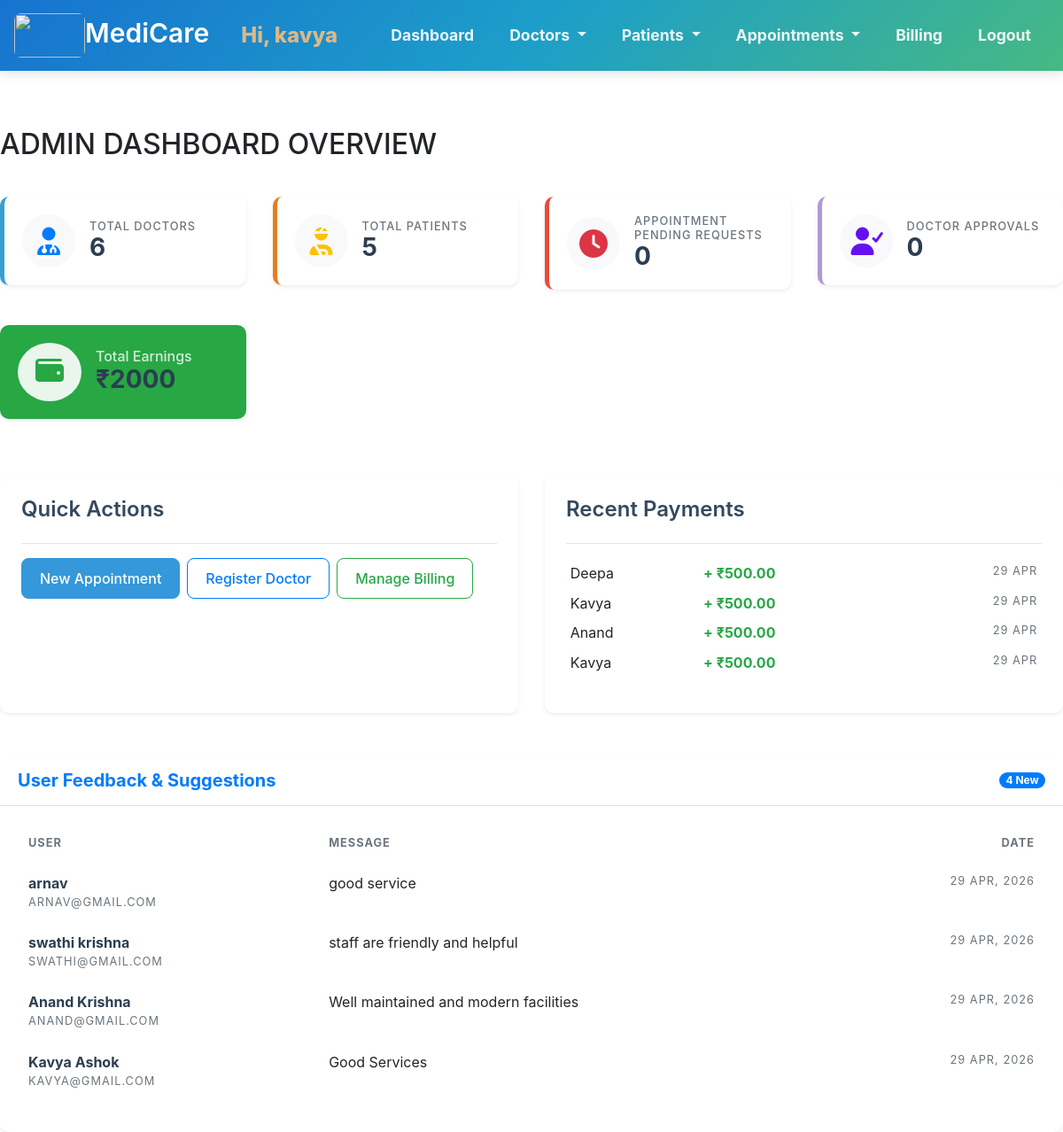
The page /admindashboard/ (signed in) on the database its author committed.
### Home/models.py (models this page shows, shortened)
class Bill(models.Model):
    appointment = models.OneToOneField(Appointment, on_delete=models.CASCADE)
    consultation_fee = models.DecimalField(max_digits=10, decimal_places=2, default=500.00)
    other_charges = models.DecimalField(max_digits=10, decimal_places=2, default=0.00)
    total_amount = models.DecimalField(max_digits=10, decimal_places=2)
    is_paid = models.BooleanField(default=False)
    generated_at = models.DateTimeField(auto_now_add=True)

class Appointment(models.Model):
    STATUS_CHOICES = [
        ('PENDING', 'Pending'),
        ('CONFIRMED', 'Confirmed'),
        ('COMPLETED', 'Completed'),
    ]
    doctor = models.ForeignKey(Doctor, on_delete=models.CASCADE, related_name='appointments')
    patient = models.ForeignKey(Patient, on_delete=models.CASCADE, related_name='appointments')
    date = models.DateField()
    time = models.TimeField()
    reason = models.TextField(null=True,blank=True)
    status = models.CharField(max_length=20, choices=STATUS_CHOICES, default='PENDING')
    class Meta:
        unique_together = ('doctor', 'date', 'time')

class Patient(models.Model):
    GENDER_CHOICES = [
        ('MALE', 'Male'),
        ('FEMALE','Female'),
    ]
    user = models.OneToOneField(User, on_delete=models.CASCADE, primary_key=True)
    phone = models.CharField(max_length=15)
    gender = models.CharField(max_length=10, choices=GENDER_CHOICES)
    address = models.TextField()
    age =models.IntegerField(null=True,blank=True)

class Feedback(models.Model):
    name = models.CharField(max_length=100)
    email = models.EmailField()
    feedback_text = models.TextField()
    date_submitted = models.DateTimeField(auto_now_add=True)

### Home/views.py (the view)
# urls.py: path('admindashboard/',admin_dashboardfn, name='admin_dashboard'),
@login_required
def admin_dashboardfn(request):
    doctor_count = Doctor.objects.all().count()
    patient_count = Patient.objects.all().count()
    pending_doctors = Doctor.objects.filter(status=False).count()
    pending_count = Appointment.objects.filter(status='PENDING').count()
    earnings_query = Bill.objects.filter(is_paid=True).aggregate(total=Sum('total_amount'))
    total_earnings = earnings_query['total'] or 0
    recent_bills = Bill.objects.all().order_by('-generated_at')[:5]
    feedbacks = Feedback.objects.all().order_by('-date_submitted')[:5]
    context = {
        'doctor_count': doctor_count,
        'patient_count': patient_count,
        'pending_doctors': pending_doctors,
        'pending_count': pending_count,
        'total_earnings': total_earnings,
        'recent_bills': recent_bills,
        'feedbacks': feedbacks,
    }
    return render(request, 'admin_dashboard.html', context)

### Home/templates/admin_dashboard.html (shortened to what this page needs)
{% extends 'admin_dashboard_navbar.html' %}
{% load static %}
{% block style %}
    <link rel="stylesheet" href="{% static 'css/admin_dashboard.css' %}">
{% endblock %}
{% block content %}
<h2 class="mb-4">ADMIN DASHBOARD OVERVIEW</h2>
<div class="row">
    <div class="col-md-3 mb-4">
        <div class="card border-0 shadow-sm card-doctor">
            <div class="card-body d-flex align-items-center">
                <div class="p-3 bg-light rounded-circle mr-3">
                    <i class="fas fa-user-md fa-2x text-primary"></i>
                </div>
                <div>
                    <h6 class="text-muted mb-0">Total Doctors</h6>
                    <h3 class="mb-0 font-weight-bold">{{ doctor_count }}</h3>
                </div>
            </div>
        </div>
    </div>
    <div class="col-md-3 mb-4">
        <div class="card border-0 shadow-sm card-patient">
            <div class="card-body d-flex align-items-center">
                <div class="p-3 bg-light rounded-circle mr-3">
                    <i class="fas fa-user-injured fa-2x text-warning"></i>
                </div>
                <div>
                    <h6 class="text-muted mb-0">Total Patients</h6>
                    <h3 class="mb-0 font-weight-bold">{{ patient_count }}</h3>
                </div>
            </div>
        </div>
    </div>
    <div class="col-md-3 mb-4">
        <div class="card border-0 shadow-sm card-pending">
            <div class="card-body d-flex align-items-center">
                <div class="p-3 bg-light rounded-circle mr-3">
                    <i class="fas fa-clock fa-2x text-danger"></i>
                </div>
                <div>
                    <h6 class="text-muted mb-0">Appointment Pending Requests</h6>
                    <h3 class="mb-0 font-weight-bold">{{ pending_count }}</h3>
                </div>
            </div>
        </div>
    </div>
    <div class="col-md-3 mb-4">
        <a href="/adminviewdoctor/" style="text-decoration: none; color: inherit;">
            <div class="card border-0 shadow-sm border-left-indigo">
                <div class="card-body d-flex align-items-center">
                    <div class="p-3 bg-light rounded-circle mr-3">
                        <i class="fas fa-user-check fa-2x text-indigo"></i>
                    </div>
                    <div>
                        <h6 class="text-muted mb-0">Doctor Approvals</h6>
                        <h3 class="mb-0 font-weight-bold">{{ pending_doctors }}</h3>
                    </div>
                </div>
            </div>
        </a>
    </div>
    <div class="col-md-3 mb-4">
        <div class="card border-0 shadow-sm bg-success text-white">
            <div class="card-body d-flex align-items-center">
                <div class="p-3 bg-white rounded-circle mr-3" style="opacity: 0.9;">
                    <i class="fas fa-wallet fa-2x text-success"></i>
                </div>
                <div>
                    <h6 class="text-white mb-0" style="opacity: 0.8;">Total Earnings</h6>
                    <h3 class="mb-0 font-weight-bold">₹{{ total_earnings }}</h3>
                </div>
            </div>
        </div>
    </div>
</div>
<div class="row mt-4">
    <div class="col-md-6 mb-4">
        <div class="card shadow-sm border-0 p-4 h-100">
            <h4>Quick Actions</h4>
            <hr>
            <div class="d-flex flex-wrap">
                <a href="/adminaddappointment/" class="btn btn-primary mr-2 mb-2">New Appointment</a>
                <a href="/adminadddoctor/" class="btn btn-outline-primary mr-2 mb-2">Register Doctor</a>
                <a href="{% url 'admin_view_bills' %}" class="btn btn-outline-success mr-2 mb-2">Manage Billing</a>
            </div>
        </div>
    </div>
    <div class="col-md-6 mb-4">
        <div class="card shadow-sm border-0 p-4 h-100">
            <h4>Recent Payments</h4>
            <hr>
            <table class="table table-sm table-borderless">
                <tbody>
                    {% for bill in recent_bills %}
                    <tr>
                        <td>{{ bill.appointment.patient.user.first_name }}</td>
                        <td class="text-success font-weight-bold">+ ₹{{ bill.total_amount }}</td>
                        <td class="text-muted small text-right">{{ bill.generated_at|date:"d M" }}</td>
                    </tr>
                    {% empty %}
                    <tr><td colspan="3" class="text-center text-muted">No recent payments</td></tr>
                    {% endfor %}
                </tbody>
            </table>
        </div>
    </div>
</div>
<div class="row mt-4">
    <div class="col-md-12">
        <div class="card shadow-sm border-0">
            <div class="card-header bg-white py-3 d-flex justify-content-between align-items-center">
                <h5 class="mb-0 font-weight-bold text-primary">User Feedback & Suggestions</h5>
                <span class="badge badge-pill badge-primary">{{ feedbacks.count }} New</span>
            </div>
            <div class="card-body">
                <div class="table-responsive">
                    <table class="table table-borderless table-hover">
                        <thead class="text-muted small text-uppercase">
                            <tr>
                                <th>User</th>
                                <th>Message</th>
                                <th class="text-right">Date</th>
                            </tr>
                        </thead>
                        <tbody>
                            {% for f in feedbacks %}
                            <tr>
                                <td>
                                    <div class="font-weight-bold">{{ f.name }}</div>
                                    <div class="small text-muted">{{ f.email }}</div>
                                </td>
                                <td class="text-wrap" style="max-width: 400px;">
                                    {{ f.feedback_text }}
                                </td>
                                <td class="text-right text-muted small">
                                    {{ f.date_submitted|date:"d M, Y" }}
                                </td>
                            </tr>
                            {% empty %}
                            <tr>
                                <td colspan="3" class="text-center py-4 text-muted">
                                    No feedback received yet.
                                </td>
                            </tr>
                            {% endfor %}
                        </tbody>
                    </table>
                </div>
            </div>
        </div>
    </div>
</div>
{% endblock %}

### Home/templates/admin_dashboard_navbar.html (shortened to what this page needs)
<!DOCTYPE html>
{% load static %}
<html lang="en">
<head>
    <link rel="stylesheet" href="{% static 'css/dashboard_navbar.css' %}">
    <link rel="stylesheet" href="https://cdnjs.cloudflare.com/ajax/libs/font-awesome/7.0.1/css/all.min.css">
    <link rel="stylesheet" href="https://cdn.jsdelivr.net/npm/bootstrap@4.6.2/dist/css/bootstrap.min.css">
{% block style %}
{% endblock %}
</head>
<body>
    <nav class="navbar navbar-expand-sm navbar-light" style="background-color:#e3f2fd;">
      <a class="navbar-brand" style="font-size: 30px; color:white;" href="/admindashboard/"><img src="https://encrypted-tbn0.gstatic.com/images?q=tbn:ANd9GcQIdSdz_l9F0FhTWLfv8Kr0Z9CkHO3_VCScfQ&s" style="width: 80px;height: 50px;" alt="">MediCare</a>
        <div class="collapse navbar-collapse" id="navbarSupportedContent">
            <h1 class="welcome d-none d-lg-inline-block">Hi, {{user.username}}</h1>
            <ul class="navbar-nav ml-auto text-center">
                <li class="nav-item active">
                    <a class="nav-link" href="/admindashboard/">Dashboard</a>
                </li>
                <li class="nav-item dropdown active">
            <a class="nav-link dropdown-toggle" href="#" id="navbarDropdown" role="button" data-toggle="dropdown" aria-haspopup="true" aria-expanded="false">
            Doctors
            </a>
        </li>
        <li class="nav-item dropdown active">
            <a class="nav-link dropdown-toggle" href="#" id="navbarDropdown" role="button" data-toggle="dropdown" aria-haspopup="true" aria-expanded="false">
            Patients
            </a>
        </li>
        <li class="nav-item dropdown active">
            <a class="nav-link dropdown-toggle" href="#" id="navbarDropdown" role="button" data-toggle="dropdown" aria-haspopup="true" aria-expanded="false">
            Appointments
            </a>
        </li>
        <li class="nav-item">
            <a class="nav-link text-white" href="/adminviewbills/">
                 Billing
            </a>
        </li>
        <li class="nav-item active">
            <a class="nav-link" href="/logout/">Logout</a>
        </li>
    </ul>
    </div>
</nav><br><br>
    {% block content %}
    {% endblock %}
</body>
</html>

### Home/static/css/dashboard_navbar.css (style rules this page uses)
.navbar { background-image: linear-gradient(135deg, rgb(23, 115, 207), rgb(29, 158, 201), rgb(70, 185, 131)); min-height: 80px; padding: 10px 20px; box-shadow: 0 4px 12px rgba(0,0,0,0.1); }
.navbar-brand { font-weight: 600; font-size: 1.8rem; color: white !important; }
.welcome { color: #deb887; font-size: clamp(1rem, 2vw, 1.5rem); font-weight: 800; margin: 0 20px; }
.navbar-nav .nav-link { font-size: 1.1rem; font-weight: 700; color: rgba(255, 255, 255, 0.9) !important; transition: all 0.3s ease; padding: 8px 15px !important; margin: 0 5px; }
.navbar-brand img { border-radius: 8px; width: 60px; height: auto; }

### Home/static/css/admin_dashboard.css (style rules this page uses)
.mb-4 { margin-bottom: 1.5rem !important; margin-top: 1rem; }
.card { transition: transform 0.2s ease, box-shadow 0.2s ease; border-radius: 10px; }
.card-doctor { border-left: 5px solid rgb(54, 160, 209) !important; }
.card-patient { border-left: 5px solid #e67e22 !important; }
.card-pending { border-left: 5px solid #e74c3c !important; }
.bg-light.rounded-circle { width: 60px; height: 60px; display: flex; align-items: center; justify-content: center; }
.text-muted { color: #6c757d !important; text-transform: uppercase; letter-spacing: 1px; font-size: 0.8rem; }
.font-weight-bold { font-weight: 700 !important; color: #2c3e50; }
.card.p-4 h4 { font-weight: 600; color: #34495e; }
.btn { border-radius: 8px; padding: 10px 20px; font-weight: 500; transition: all 0.3s; }
.btn-primary { background-color: #3498db; border-color: #3498db; }
.text-indigo { color: #6610f2; }
.border-left-indigo { border-left: 5px solid #b197db !important; }

### rows shown on the page
Bill: appointment.patient.user.first_name "Deepa", total_amount "500.00", generated_at "29 APR"
Bill: appointment.patient.user.first_name "Kavya", total_amount "500.00", generated_at "29 APR"
Bill: appointment.patient.user.first_name "Anand", total_amount "500.00", generated_at "29 APR"
Bill: appointment.patient.user.first_name "Kavya", total_amount "500.00", generated_at "29 APR"
Feedback: name "arnav", email "ARNAV@GMAIL.COM", feedback_text "good service", date_submitted "29 APR, 2026"
Feedback: name "swathi krishna", email "SWATHI@GMAIL.COM", feedback_text "staff are friendly and helpful", date_submitted "29 APR, 2026"
Feedback: name "Anand Krishna", email "ANAND@GMAIL.COM", feedback_text "Well maintained and modern facilities", date_submitted "29 APR, 2026"
Feedback: name "Kavya Ashok", email "KAVYA@GMAIL.COM", feedback_text "Good Services", date_submitted "29 APR, 2026"

### other values the page prints
{{ user.username }} "kavya"
{{ doctor_count }} "6"
{{ patient_count }} "5"
{{ pending_count }} "0"
{{ pending_doctors }} "0"
{{ total_earnings }} "2000"
{{ feedbacks.count }} "4"
